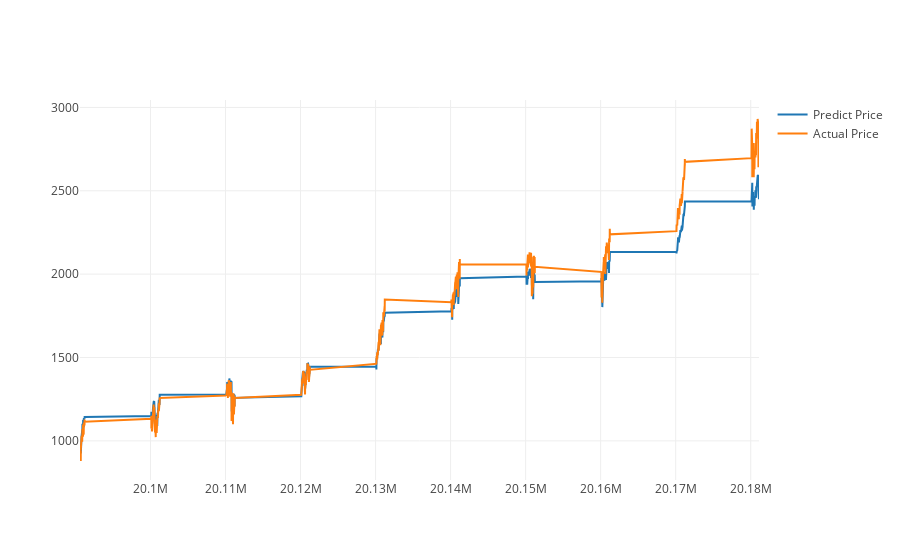

This figure's notebook cell:
### Code cell
actual_chart = go.Scatter(x=predictDates, y=testY_reshape, name= 'Actual Price')
predict_chart = go.Scatter(x=predictDates, y=yhat_reshape, name= 'Predict Price')
py.iplot([predict_chart, actual_chart])

### Figure 1 — Plotly figure (JSON) as saved in the notebook; plotly's stock layout.template omitted (floating-point values rounded to 4 significant figures; data arrays with more than 128 entries replaced by an {"elided": "..."} marker saying what was removed)
{"data": [{"name": "Predict Price", "type": "scatter", "uid": "65188f23-4b7f-470b-80b8-ba28078b8ded", "x": {"elided": "2371 int values"}, "y": {"elided": "2371 float values"}}, {"name": "Actual Price", "type": "scatter", "uid": "2434b45e-4768-47f5-825b-618c6943d3a2", "x": {"elided": "2371 int values"}, "y": {"elided": "2371 float values"}}], "layout": {}}
